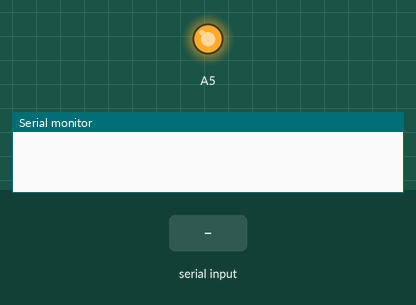
The sketch below on a simulated Arduino Uno, built with avr-gcc and run on an emulated ATmega328P. Shown: output pins drawn as LEDs (lit = HIGH), the last lines printed to the serial monitor. The inputs (shaded band) are chosen by the test bench.

Above: at 0.1 s.
At 2.2 s:
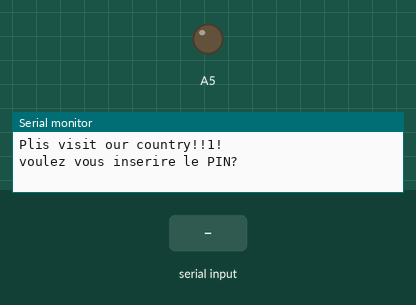
2.3 s: "1\n" received over Serial
Timing chart, 0 to 5.3 s (numbered marks = the images above; inputs shaded):
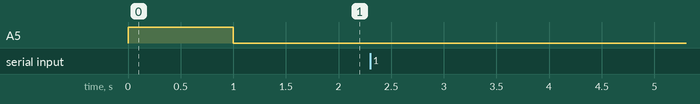

The sketch:

timing.ino
```cpp
/*
 * avrdude: safemode: Fuses OK (E:FD, H:DE, L:62)
 */
#include <util/delay.h>

#define PASSWORD "antani"
#define PASS_LENGTH sizeof(PASSWORD)


void setup() {
    Serial.begin(9600);

    pinMode(A5, OUTPUT);
        digitalWrite(A5, HIGH);
        _delay_ms(1000);
        digitalWrite(A5, LOW);

    Serial.println("Plis visit our country!!1!");
    Serial.println("voulez vous inserire le PIN?");
}

static char buffer[PASS_LENGTH + 1];

void check_password(char* buffer) {
        if (strcmp(buffer, PASSWORD) == 0) {
            Serial.println(" === Woo Woo ===");
        }
}

void loop() {

    if (Serial.available() > 0) {
        int count = Serial.readBytesUntil('\n', buffer, PASS_LENGTH);

        buffer[count] = '\0';

        Serial.write("> ");
        Serial.write((uint8_t*)buffer, count);
        Serial.println();

        digitalWrite(A5, HIGH);
        check_password(buffer);
        //_delay_ms(1000);
        digitalWrite(A5, LOW);
    } else {
        _delay_ms(10);
    }
}
```
